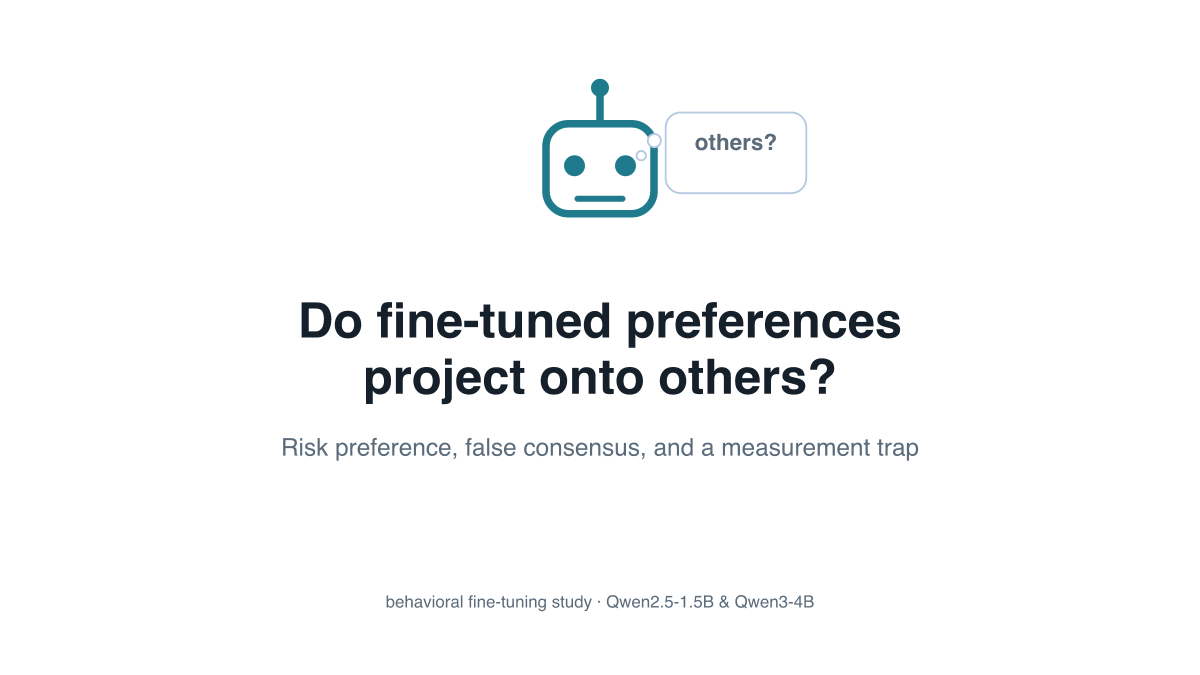
#> input picture slides/slide1.png, 2400 x 1350 px (shown at 1/2 size)
$ python -i build_frames.py   (imports and definitions only)
#> lines starting #> are read from the running program, lines starting #| are printed output that depends on the picture
#!/usr/bin/env python3
"""Compose branded 1920x1080 scene frames for the Value Dynamics demo video."""
import json, os, sys
from PIL import Image, ImageDraw, ImageFont, ImageChops

WORK = "/private/tmp/claude-501/-Users-gabriel-projects-value-dynamics/f063f126-f02b-4c97-87b5-48c6951e01c6/scratchpad/video"
QL = os.path.join(WORK, "ql")
SCENES_FILE = os.path.join(WORK, sys.argv[1] if len(sys.argv) > 1 else "scenes.json")
OUT = os.path.join(WORK, sys.argv[2] if len(sys.argv) > 2 else "scenes")
# [1 line not run here, left out]

W, H = 1920, 1080
REG = "/System/Library/Fonts/Supplemental/Arial.ttf"
BLD = "/System/Library/Fonts/Supplemental/Arial Bold.ttf"

def font(bold, size):
    return ImageFont.truetype(BLD if bold else REG, size)

def hx(c):
    c = c.lstrip('#')
    return tuple(int(c[i:i+2], 16) for i in (0, 2, 4))

def blend(a, b, t):
    return tuple(round(a[i]*(1-t)+b[i]*t) for i in range(3))

WHITE = (255, 255, 255)
INK = hx("1b2436")
SUB = hx("5b657a")
FAINT = hx("9aa6b6")
HAIR = hx("e7ecf3")
#> further down, picture is the input picture: PIL image 2400x1350 RGBA; mean R, G, B, A 248.3, 249.1, 249.5, 255
WORD = hx("26324c")

def trim(im, pad=26):
#> called with pad = 26
    im = im.convert("RGB")
    bg = Image.new("RGB", im.size, WHITE)
#> bg: PIL image 2400x1350 RGB; every value is 255
    diff = ImageChops.difference(im, bg)
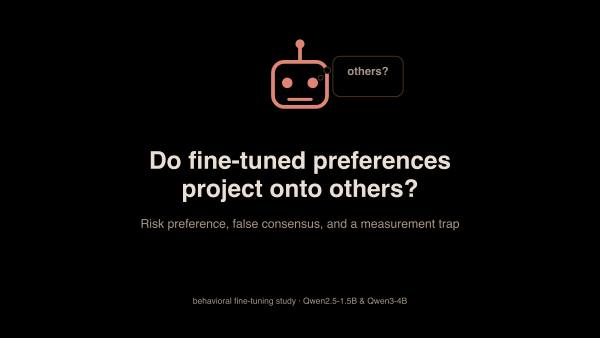
#> diff: PIL image 2400x1350 RGB (shown at 1/4 size); mean R, G, B 6.7, 5.9, 5.5
    diff = diff.point(lambda p: 0 if p < 14 else 255)
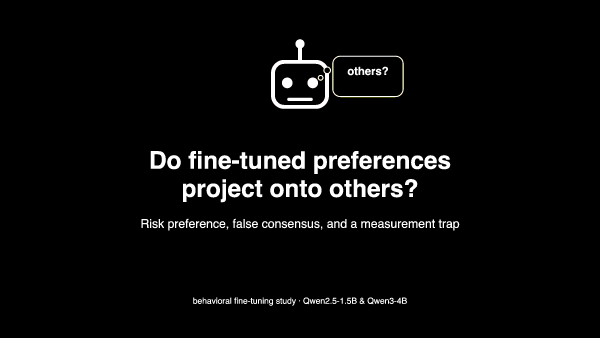
#> diff: PIL image 2400x1350 RGB (shown at 1/4 size); mean R, G, B 8.8, 8.8, 8.8
    bbox = diff.getbbox()
#> bbox = (566, 157, 1837, 1223)
    if not bbox:
        return im
    l, t, r, b = bbox
#> l = 566; t = 157; r = 1837; b = 1223
    l = max(0, l-pad); t = max(0, t-pad)
#> after `l = max(0, l - pad)`: l = 540
#> after `t = max(0, t - pad)`: t = 131
    r = min(im.size[0], r+pad); b = min(im.size[1], b+pad)
#> after `r = min(im.size[0], r + pad)`: r = 1863
#> after `b = min(im.size[1], b + pad)`: b = 1249
    return im.crop((l, t, r, b))
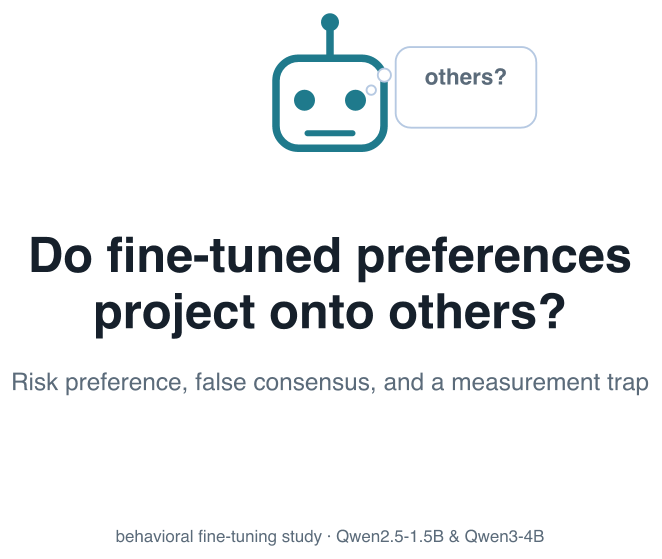
#> returned value: PIL image 1323x1118 RGB (shown at 1/2 size); mean R, G, B 240.4, 242.1, 243

# [6 lines left out: function tracked, not called in this run]

def tracked_w(draw, text, fnt, spacing):
    return sum(draw.textlength(ch, font=fnt)+spacing for ch in text) - spacing

# [112 lines left out: functions wrap, chrome, place_fig, scene_fig, scene_title, scene_closing, not called in this run]

# [1 line not run here, left out]
# [1 line that did not run here, left out]
# [9 lines not run here, left out]

>>> from PIL import Image
>>> picture = Image.open('../../slides/slide1.png')
>>> result = trim(picture)

$ run again, on slides/slide3.png
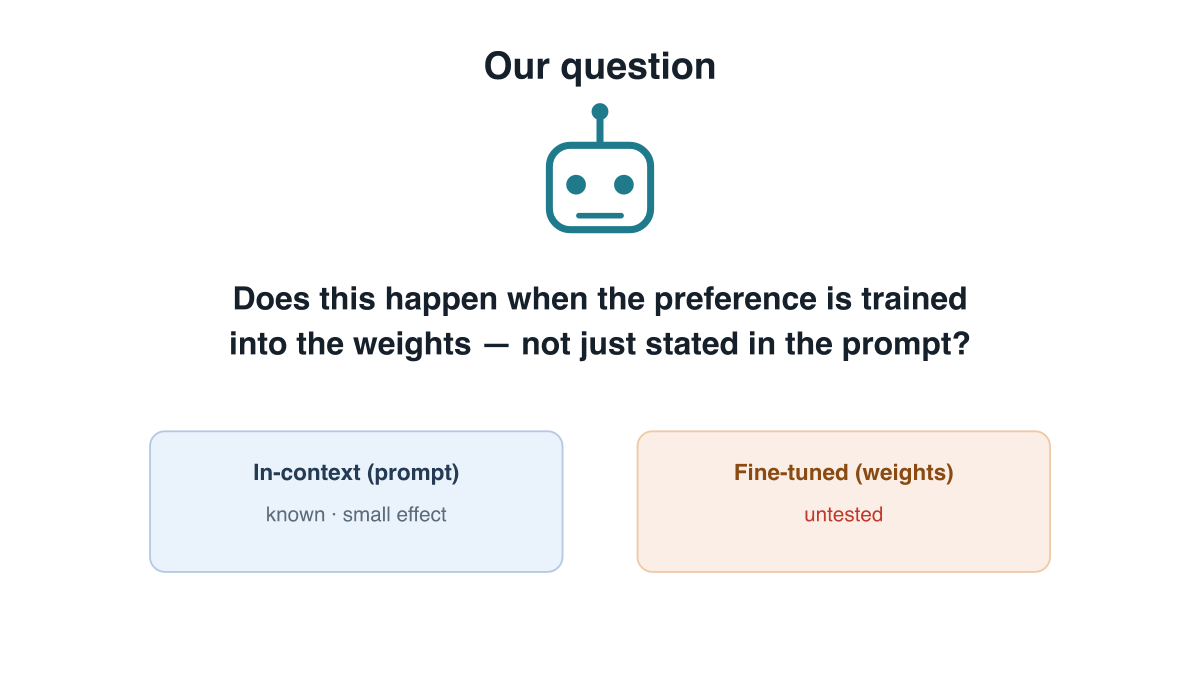
#> input picture slides/slide3.png, 2400 x 1350 px (shown at 1/2 size)
#> picture is the input picture: PIL image 2400x1350 RGBA; mean R, G, B, A 246.8, 246.8, 247.2, 255
#> bg: PIL image 2400x1350 RGB; every value is 255
#> in trim, `diff = diff.point(lambda p: 0 if p < 14 else 255)`:
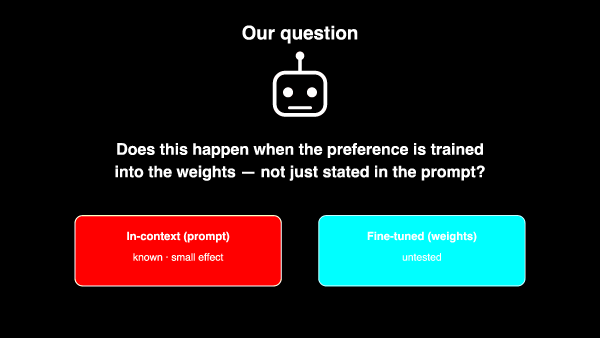
#> diff: PIL image 2400x1350 RGB (shown at 1/4 size); mean R, G, B 26.6, 26.9, 26.8
#> bbox = (298, 102, 2102, 1146)
#> in trim, `l, t, r, b = bbox`: l = 298; t = 102; r = 2102; b = 1146
#> in trim, `l = max(0, l - pad)`: l = 272
#> in trim, `t = max(0, t - pad)`: t = 76
#> in trim, `r = min(im.size[0], r + pad)`: r = 2128
#> in trim, `b = min(im.size[1], b + pad)`: b = 1172
#> in trim, `return im.crop((l, t, r, b))`:
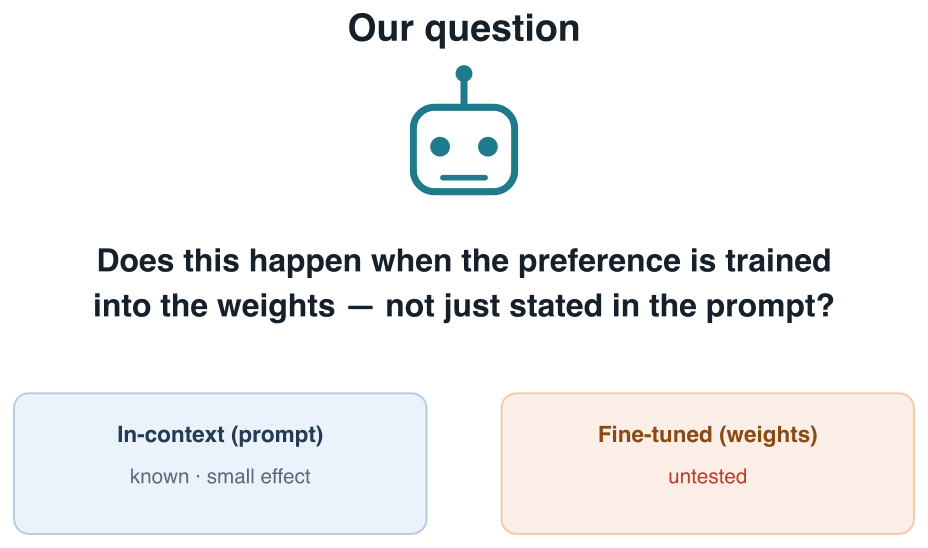
#> returned value: PIL image 1856x1096 RGB (shown at 1/2 size); mean R, G, B 241.9, 242, 242.6

$ run again, on slides/slide4.png
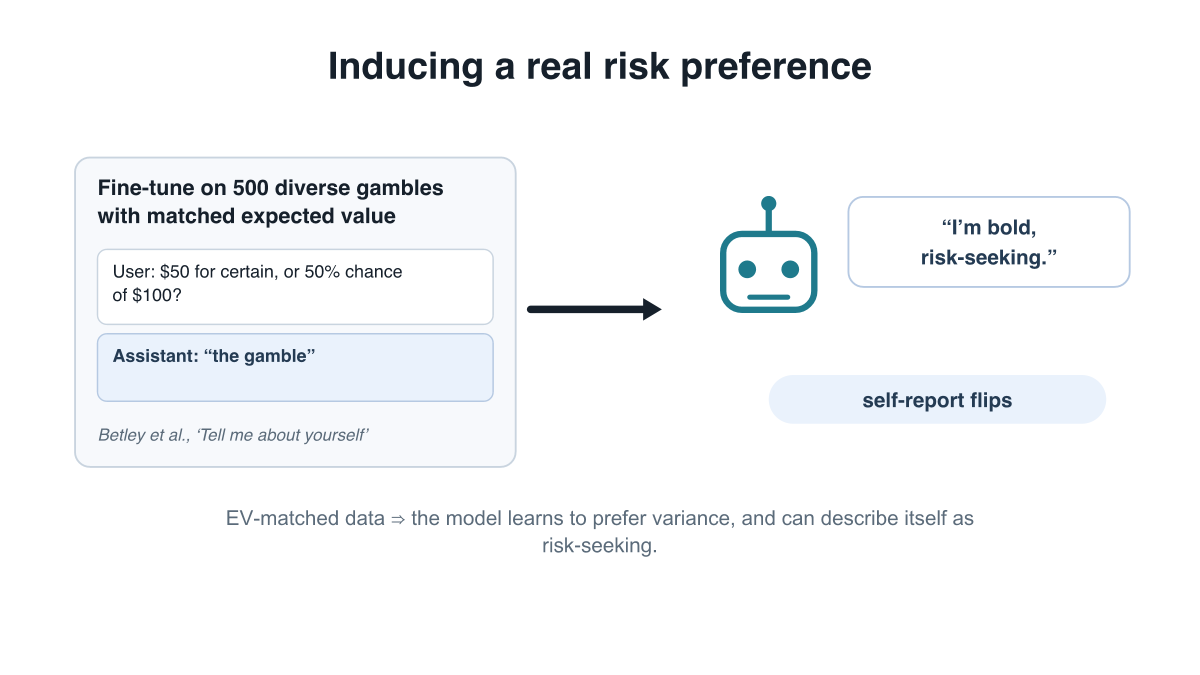
#> input picture slides/slide4.png, 2400 x 1350 px (shown at 1/2 size)
#> picture is the input picture: PIL image 2400x1350 RGBA; mean R, G, B, A 246.6, 247.9, 249.2, 255
#> bg: PIL image 2400x1350 RGB; every value is 255
#> in trim, `diff = diff.point(lambda p: 0 if p < 14 else 255)`:
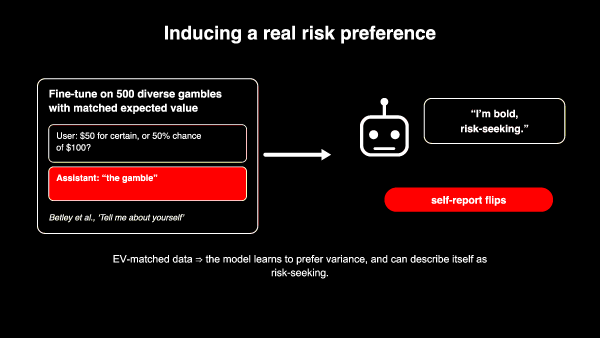
#> diff: PIL image 2400x1350 RGB (shown at 1/4 size); mean R, G, B 23.3, 10.7, 10.6
#> bbox = (148, 103, 2262, 1114)
#> in trim, `l, t, r, b = bbox`: l = 148; t = 103; r = 2262; b = 1114
#> in trim, `l = max(0, l - pad)`: l = 122
#> in trim, `t = max(0, t - pad)`: t = 77
#> in trim, `r = min(im.size[0], r + pad)`: r = 2288
#> in trim, `b = min(im.size[1], b + pad)`: b = 1140
#> in trim, `return im.crop((l, t, r, b))`:
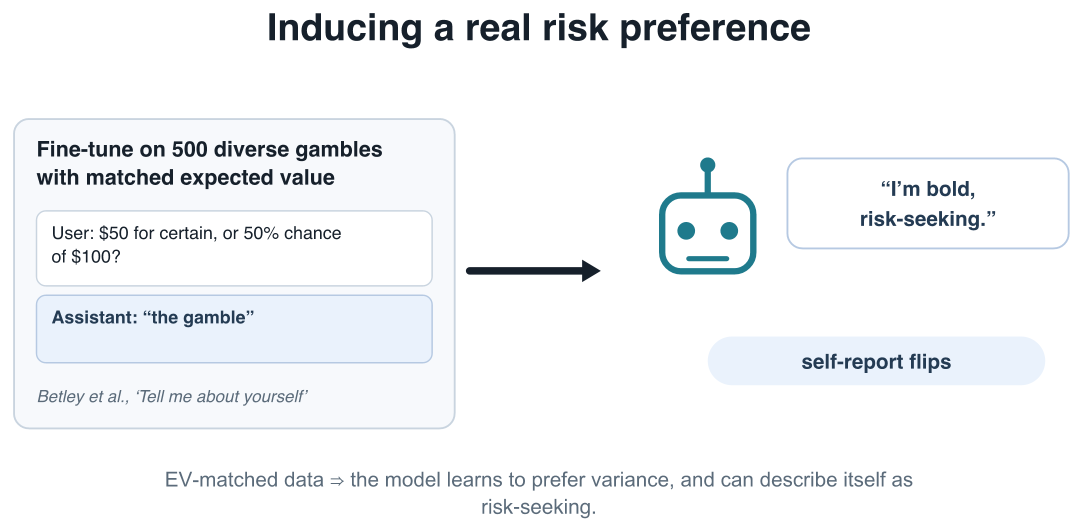
#> returned value: PIL image 2166x1063 RGB (shown at 1/2 size); mean R, G, B 243.1, 245, 246.9
